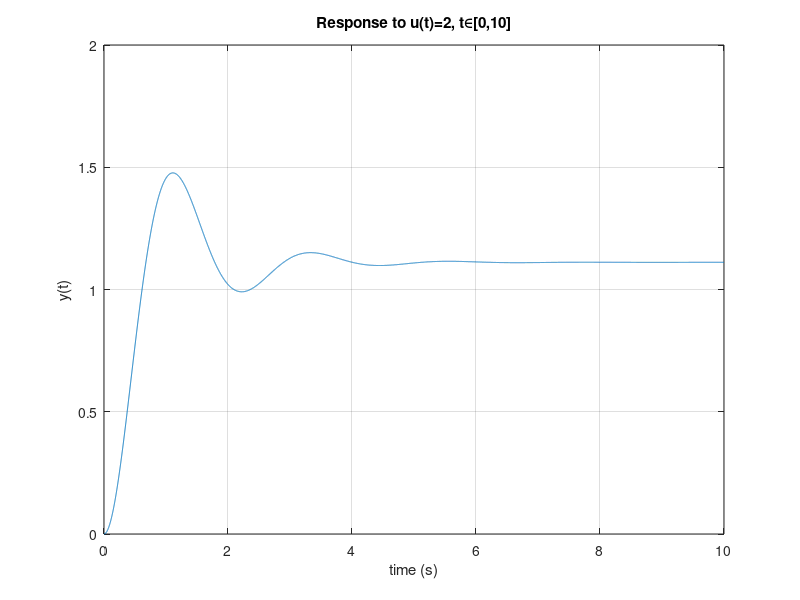
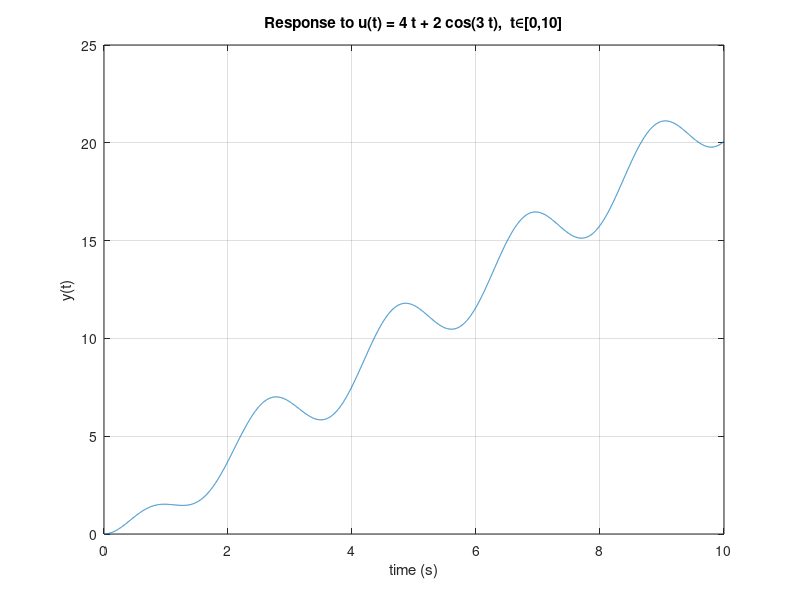

The MATLAB script that drew these images, in order:
% Part a
G = tf(5, [1 2 9]);
t = 0:0.001:10;      
[y_unit, t_unused] = step(G, t);
y_for_2 = 2 * y_unit;

% plot
figure;
plot(t, y_for_2);
xlabel('time (s)');
ylabel('y(t)');
title('Response to u(t)=2, t\in[0,10]');
grid on;

% Part b
G = tf(5, [1 2 9]);
t = 0:0.001:10;              
u = 4.*t + 2.*cos(3.*t);    
y = lsim(G, u, t);          

% plot
figure;
plot(t, y);
xlabel('time (s)');
ylabel('y(t)');
title('Response to u(t) = 4 t + 2 cos(3 t),  t\in[0,10]');
grid on;


